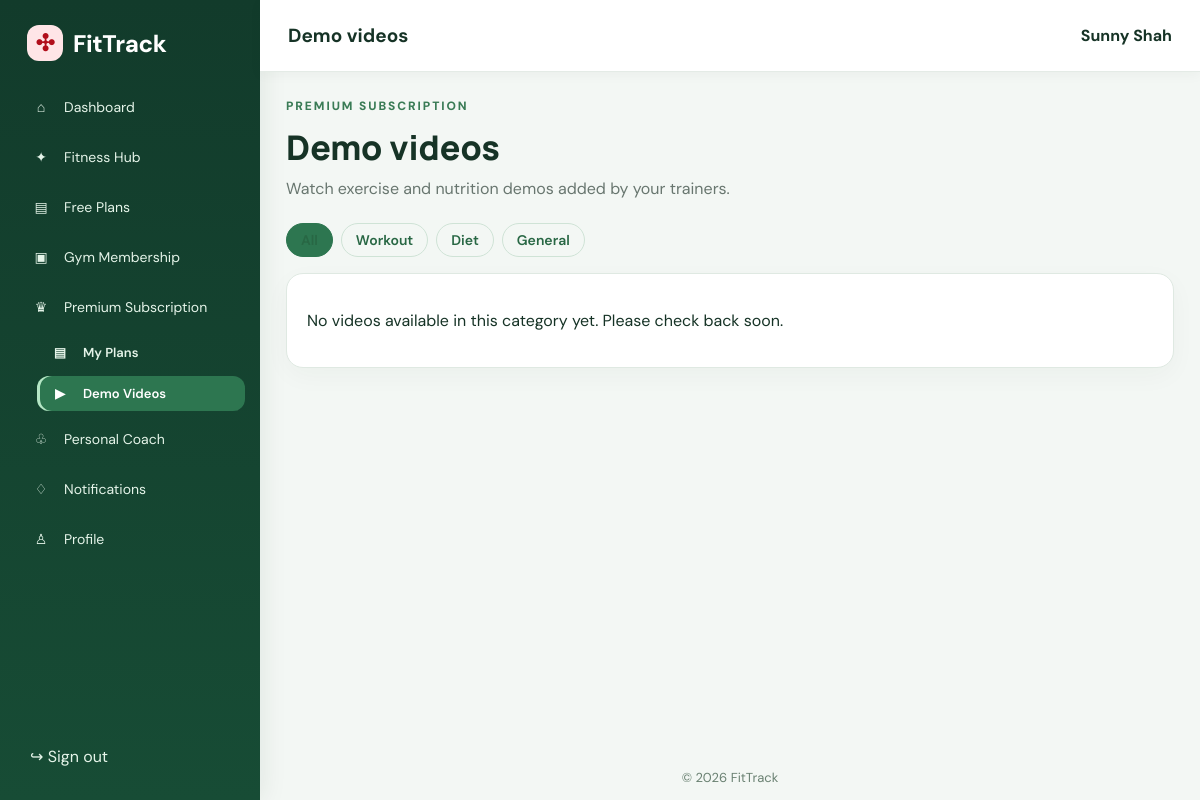
The page /premium-videos.php (signed in) on the database as committed earlier.
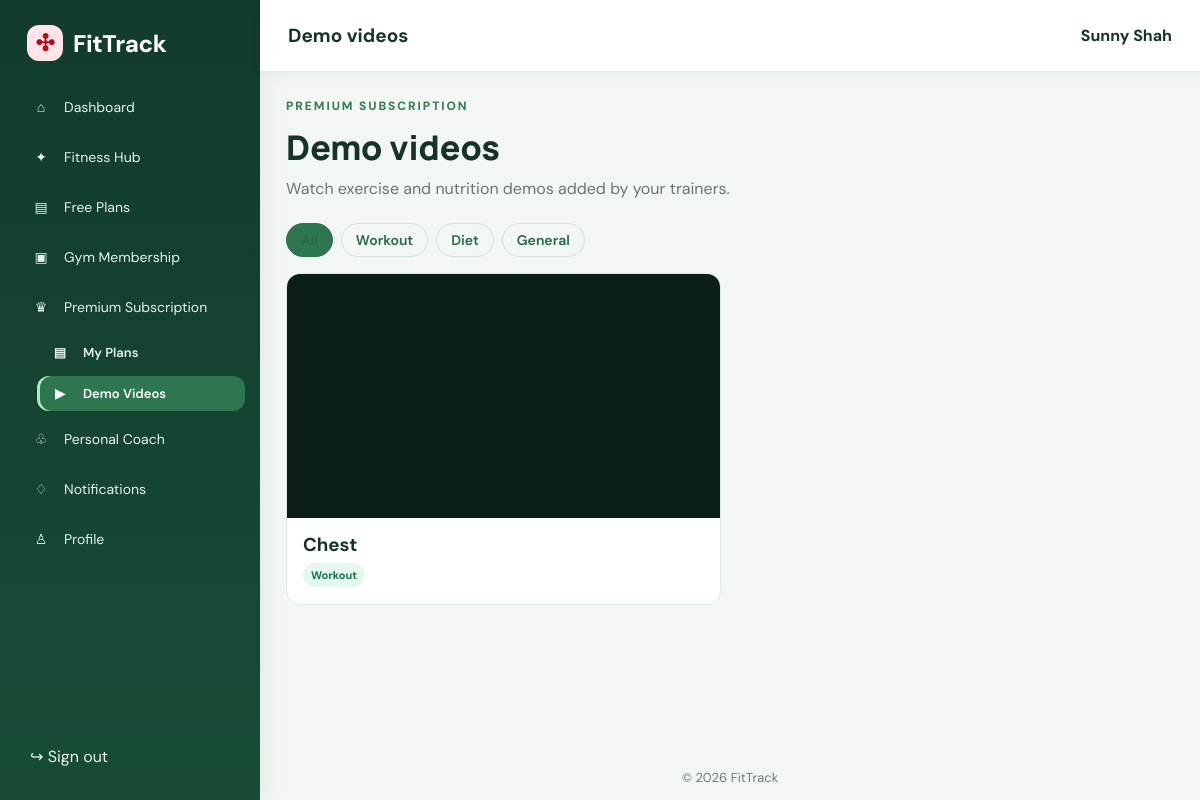
The same page on the database as committed later.
### tables this page shows
CREATE TABLE `premium_videos` (
  `id` bigint(20) UNSIGNED NOT NULL,
  `title` varchar(160) NOT NULL,
  `description` text DEFAULT NULL,
  `youtube_id` varchar(20) NOT NULL,
  `category` enum('workout','diet','general') NOT NULL DEFAULT 'workout',
  `fitness_level` enum('all','beginner','intermediate','expert') NOT NULL DEFAULT 'all',
  `is_active` tinyint(1) NOT NULL DEFAULT 1,
  `created_by` bigint(20) UNSIGNED DEFAULT NULL,
  `created_at` timestamp NOT NULL DEFAULT current_timestamp()
);

### includes/auth.php (called while the page is built, shortened)
<?php
require_once __DIR__ . '/init.php';
function hasActiveGymMembership(PDO $pdo, int $userId): bool {
    static $cache = [];
    if (isset($cache[$userId])) return $cache[$userId];
    $q = $pdo->prepare("SELECT 1 FROM gym_memberships WHERE user_id = ? AND status = 'active' AND payment_status = 'paid' AND end_date >= CURDATE() LIMIT 1");
    $q->execute([$userId]);
    return $cache[$userId] = (bool) $q->fetchColumn();
}
function requireGymMembership(): void {
    global $pdo;
    if (!hasActiveGymMembership($pdo, (int) $_SESSION['user_id'])) {
        flash('Please apply for a gym membership first. Other sections unlock after the admin approves your fee.', 'error');
        redirect('membership.php');
    }
}
function hasActivePremium(PDO $pdo, int $userId): bool {
    static $cache = [];
    if (isset($cache[$userId])) return $cache[$userId];
    $q = $pdo->prepare("SELECT 1 FROM users WHERE id = ? AND subscription_status = 'active' AND subscription_expires_at >= CURDATE() LIMIT 1");
    $q->execute([$userId]);
    return $cache[$userId] = (bool) $q->fetchColumn();
}

### includes/init.php (called while the page is built, shortened)
<?php
function e(mixed $value): string
{
    return htmlspecialchars((string) $value, ENT_QUOTES, 'UTF-8');
}

### premium-videos.php (the view, shortened to what the changed rows need)
<?php
require_once __DIR__ . '/includes/auth.php';
require_once __DIR__ . '/includes/videos.php';
requireGymMembership();
$uid = (int) $_SESSION['user_id'];
$isPremium = hasActivePremium($pdo, $uid);
$cat = $_GET['cat'] ?? 'all';
$videos = [];
if ($isPremium) {
    $q = $pdo->prepare('SELECT fitness_level FROM users WHERE id = ?');
    $q->execute([$uid]);
    $level = $q->fetchColumn();
    $level = $level === 'advanced' ? 'expert' : $level;
    $sql = "SELECT * FROM premium_videos WHERE is_active = 1 AND (fitness_level = 'all' OR fitness_level = ?)";
    $params = [$level];
    $q = $pdo->prepare($sql . ' ORDER BY created_at DESC');
    $q->execute($params);
    $videos = $q->fetchAll();
}
require __DIR__ . '/includes/header.php';
?>
<section class="page-heading">
    <div>
        <h1>Demo videos</h1>
    </div>
</section>
<?php if (!$isPremium): ?>
    <section class="panel premium-lock">
        <h2>🔒 Premium members only</h2>
        <p>Demo videos unlock after your Premium subscription is approved by the admin.</p>
        <a class="button" href="subscription.php">Go to Premium Subscription</a>
    </section>
<?php else: ?>
    <div class="filter-row">
        <?php foreach (['all' => 'All', 'workout' => 'Workout', 'diet' => 'Diet', 'general' => 'General'] as $k => $label): ?>
            <a class="<?= $cat === $k ? 'active' : '' ?>" href="premium-videos.php?cat=<?= e($k) ?>"><?= e($label) ?></a>
        <?php endforeach; ?>
    </div>
    <?php if (!$videos): ?>
        <section class="panel"><p>No videos available in this category yet. Please check back soon.</p></section>
    <?php else: ?>
        <div class="video-grid">
            <?php foreach ($videos as $v): ?>
                <article class="video-card">
                    <div class="video-frame">
                        <iframe src="https://www.youtube-nocookie.com/embed/<?= e($v['youtube_id']) ?>" title="<?= e($v['title']) ?>" loading="lazy" allowfullscreen></iframe>
                    </div>
                    <div class="video-body">
                        <h3><?= e($v['title']) ?></h3>
                        <p><span class="badge"><?= e(ucfirst($v['category'])) ?></span></p>
                    </div>
                </article>
            <?php endforeach; ?>
        </div>
    <?php endif; ?>
<?php endif; ?>
<?php require __DIR__ . '/includes/footer.php'; ?>

### includes/header.php (shortened to what the changed rows need)
<?php
require_once __DIR__ . '/auth.php';
$baseUrl = str_contains($_SERVER['SCRIPT_NAME'] ?? '', '/admin/') ? '../' : '';
$assetBase = $baseUrl . 'assets/';
$isUser = !empty($_SESSION['user_id']) && ($_SESSION['role'] ?? '') === 'user';
$current = basename($_SERVER['SCRIPT_NAME'] ?? '');
$memberUnlocked = $isUser ? hasActiveGymMembership($pdo, (int) $_SESSION['user_id']) : true;
$isPremium = $isUser && $memberUnlocked && hasActivePremium($pdo, (int) $_SESSION['user_id']);
?>
<!DOCTYPE html><html lang="en"><head><link rel="stylesheet" href="<?= $assetBase ?>css/style.css"><link rel="stylesheet" href="<?= $assetBase ?>css/style2.css"></head><body>
<?php if ($isUser): ?>
<div class="ft-user-shell"><aside class="ft-sidebar"><a class="ft-brand" href="<?= $baseUrl ?>dashboard.php"><span class="brand-mark">✣</span>FitTrack</a><nav class="ft-nav">
<?php $nav=[['dashboard.php','⌂','Dashboard'],['fitness_hub.php','✦','Fitness Hub'],['plans.php','▤','Free Plans'],['membership.php','▣','Gym Membership'],['subscription.php','♛','Premium Subscription'],['coaching.php','♧','Personal Coach'],['notifications.php','♢','Notifications'],['profile.php','♙','Profile']]; foreach($nav as [$url,$icon,$label]): $locked = !$memberUnlocked && $url !== 'membership.php'; ?><?php if($locked): ?><a class="locked" href="<?= $baseUrl ?>membership.php" title="Unlocks after your gym membership is approved" aria-disabled="true"><span>🔒</span><?= $label ?></a><?php else: ?><a class="<?= $current===$url?'active':'' ?>" href="<?= $baseUrl.$url ?>"><span><?= $icon ?></span><?= $label ?></a><?php endif; ?><?php if($url === 'subscription.php' && $memberUnlocked): ?><?php foreach([['premium-plans.php','▤','My Plans'],['premium-videos.php','▶','Demo Videos']] as [$su,$si,$sl]): ?><a class="sub <?= $isPremium ? ($current===$su?'active':'') : 'locked' ?>" href="<?= $baseUrl.($isPremium ? $su : 'subscription.php') ?>" <?= $isPremium ? '' : 'title="Premium members only"' ?>><span><?= $isPremium ? $si : '🔒' ?></span><?= $sl ?></a><?php endforeach; ?><?php endif; ?><?php endforeach; ?>
</nav></aside><div class="ft-main"><main class="ft-content">
<?php endif; ?>

Rows that differ between the two databases and show on the page:
added premium_videos: title "Chest", category "Workout"
Other text that changed with them:
text no longer shown: "No videos available in this category yet. Please check back soon."
